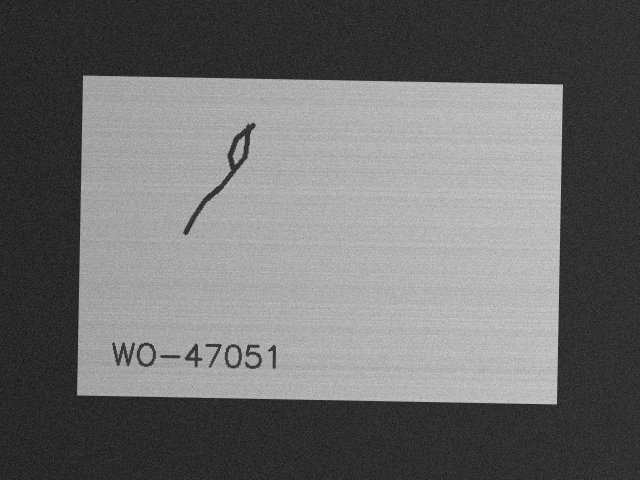
#> input picture data/images/crack_01.png, 640 x 480 px
$ python -i inspect.py   (imports and definitions only)
#> lines starting #> are read from the running program, lines starting #| are printed output that depends on the picture; after the words box and inside, x2 and y2 are one past the last pixel; in counts of white or black regions, pixels touching at a corner belong together
"""Classical defect classification and ID reading for one part photo."""

import re
from dataclasses import asdict, dataclass

import cv2
import numpy as np
import pytesseract

from app.vision import spec

# A line defect must be at least this long to count.
MIN_LINE_LENGTH_PX = 30
# How far a line may spread sideways and still be a straight scratch; beyond it, a crack.
MAX_SCRATCH_SPREAD_PX = 8
# Brightness difference from the surrounding surface that counts as a mark.
MARK_THRESHOLD = 22


@dataclass
class VisionResult:
    defect_category: str
    confidence: float
    measurement: dict
    part_width_mm: float
    part_height_mm: float
    part_id: str | None
    ocr_text: str

    def to_dict(self) -> dict:
        return asdict(self)


def _order_corners(box: np.ndarray) -> np.ndarray:
    """Top-left, top-right, bottom-right, bottom-left."""
    total = box.sum(axis=1)
    difference = np.diff(box, axis=1).ravel()
    return np.array(
        [box[total.argmin()], box[difference.argmin()], box[total.argmax()], box[difference.argmax()]],
        dtype=np.float32,
    )


def find_part(gray: np.ndarray) -> np.ndarray:
    """Locate the part against the darker background and return it squared up."""
    blurred = cv2.GaussianBlur(gray, (5, 5), 0)
    _, mask = cv2.threshold(blurred, 0, 255, cv2.THRESH_BINARY + cv2.THRESH_OTSU)
    mask = cv2.morphologyEx(mask, cv2.MORPH_CLOSE, np.ones((9, 9), np.uint8))
    contours, _ = cv2.findContours(mask, cv2.RETR_EXTERNAL, cv2.CHAIN_APPROX_SIMPLE)
    if not contours:
        raise ValueError("no part found in the image")
    outline = max(contours, key=cv2.contourArea)
    # Too small is clutter; filling the frame means there was no background to separate from.
    if not 0.05 * gray.size < cv2.contourArea(outline) < 0.95 * gray.size:
        raise ValueError("no part found in the image")

    corners = _order_corners(cv2.boxPoints(cv2.minAreaRect(outline)))
    top_left, top_right, bottom_right, bottom_left = corners
    width = (np.linalg.norm(top_right - top_left) + np.linalg.norm(bottom_right - bottom_left)) / 2
    height = (np.linalg.norm(bottom_left - top_left) + np.linalg.norm(bottom_right - top_right)) / 2
    size = (round(width), round(height))
    target = np.array([[0, 0], [size[0] - 1, 0], [size[0] - 1, size[1] - 1], [0, size[1] - 1]], dtype=np.float32)
    return cv2.warpPerspective(gray, cv2.getPerspectiveTransform(corners, target), size)


def _id_zone(part: np.ndarray) -> tuple[int, int, int, int]:
    height, width = part.shape
    left, top, right, bottom = spec.ID_ZONE
    return int(left * width), int(top * height), int(right * width), int(bottom * height)


def find_line_defect(part: np.ndarray) -> tuple[float, float] | None:
    """Return (length, sideways spread) in pixels of the longest mark on the surface."""
    smooth = cv2.GaussianBlur(part, (3, 3), 0)
    surface = cv2.medianBlur(smooth, 31)
    marks = (cv2.absdiff(smooth, surface) > MARK_THRESHOLD).astype(np.uint8)

    left, top, right, bottom = _id_zone(part)
    marks[top:bottom, left:right] = 0
    border = 8
    marks[:border], marks[-border:], marks[:, :border], marks[:, -border:] = 0, 0, 0, 0

    marks = cv2.morphologyEx(marks, cv2.MORPH_CLOSE, np.ones((5, 5), np.uint8))
    contours, _ = cv2.findContours(marks, cv2.RETR_EXTERNAL, cv2.CHAIN_APPROX_SIMPLE)

    longest = None
    for contour in contours:
        if cv2.contourArea(contour) < 25:
            continue
        sides = cv2.minAreaRect(contour)[1]
        if max(sides) >= MIN_LINE_LENGTH_PX and (longest is None or max(sides) > longest[0]):
            longest = (max(sides), min(sides))
    return longest


def _confidence(margin: float) -> float:
    """Heuristic: 0.5 at a decision threshold, rising to 1.0 one threshold-width away."""
    return round(0.5 + 0.5 * min(1.0, max(0.0, margin)), 2)


def classify(part: np.ndarray) -> tuple[str, float, dict]:
    width_off = part.shape[1] / spec.PX_PER_MM - spec.NOMINAL_WIDTH_MM
    height_off = part.shape[0] / spec.PX_PER_MM - spec.NOMINAL_HEIGHT_MM
    worst = width_off if abs(width_off) >= abs(height_off) else height_off
    deviation_mm = abs(worst)

    line = find_line_defect(part)
    if line is not None:
        length_px, spread_px = line
        measurement = {"name": "length_mm", "value": round(length_px / spec.PX_PER_MM, 2)}
        margin = abs(spread_px - MAX_SCRATCH_SPREAD_PX) / MAX_SCRATCH_SPREAD_PX
        category = "surface_scratch" if spread_px <= MAX_SCRATCH_SPREAD_PX else "crack"
        return category, _confidence(margin), measurement

    measurement = {
        "name": "deviation_mm",
        "value": round(deviation_mm, 2),
        "direction": "oversize" if worst > 0 else "undersize",
    }
    margin = abs(deviation_mm - spec.MEASUREMENT_PRECISION_MM) / spec.MEASUREMENT_PRECISION_MM
    category = "dimensional_deviation" if deviation_mm > spec.MEASUREMENT_PRECISION_MM else "no_defect"
    return category, _confidence(margin), measurement


def read_id(part: np.ndarray) -> tuple[str | None, str]:
    """Return (validated ID or None, raw text read)."""
    left, top, right, bottom = _id_zone(part)
    zone = cv2.resize(part[top:bottom, left:right], None, fx=2, fy=2, interpolation=cv2.INTER_CUBIC)
    zone = cv2.GaussianBlur(zone, (5, 5), 0)
    _, binary = cv2.threshold(zone, 0, 255, cv2.THRESH_BINARY + cv2.THRESH_OTSU)
    text = pytesseract.image_to_string(binary, config=f"--psm 7 -c tessedit_char_whitelist={spec.ID_ALPHABET}").strip()
    # The whole text must be an ID: a partial match inside a longer misread is not accepted.
    candidate = text.replace(" ", "")
    return (candidate if re.fullmatch(spec.ID_PATTERN, candidate) else None), text


def inspect_image(image_bytes: bytes) -> VisionResult:
    gray = cv2.imdecode(np.frombuffer(image_bytes, np.uint8), cv2.IMREAD_GRAYSCALE)
    if gray is None:
        raise ValueError("the file is not a readable image")
    return inspect_array(gray)


def inspect_array(gray: np.ndarray) -> VisionResult:
    part = find_part(gray)
    category, confidence, measurement = classify(part)
    part_id, ocr_text = read_id(part)
    return VisionResult(
        defect_category=category,
        confidence=confidence,
        measurement=measurement,
        part_width_mm=round(part.shape[1] / spec.PX_PER_MM, 2),
        part_height_mm=round(part.shape[0] / spec.PX_PER_MM, 2),
        part_id=part_id,
        ocr_text=ocr_text,
    )

>>> import cv2
>>> picture = cv2.imread('../../data/images/crack_01.png', cv2.IMREAD_GRAYSCALE)
#> picture is the input picture: shape (480, 640); min 16, max 216, mean 108.8
>>> result = inspect_array(picture)
#> in find_part, `_, mask = cv2.threshold(blurred, 0, 255, cv2.THRESH_BINARY + cv2.THRES..`:
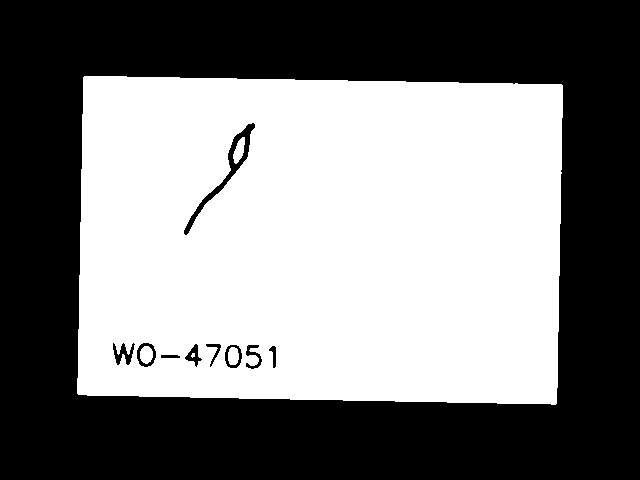
#> mask: shape (480, 640); 49.4% white; 5 white regions (1 under 20 px), largest, box (x1, y1, x2, y2) and area: (77, 76, 563, 405) 151049, (233, 137, 245, 164) 194, (140, 346, 153, 364) 185, (228, 347, 239, 365) 167
#> in find_part, `mask = cv2.morphologyEx(mask, cv2.MORPH_CLOSE, np.ones((9, 9), np.uint..`:
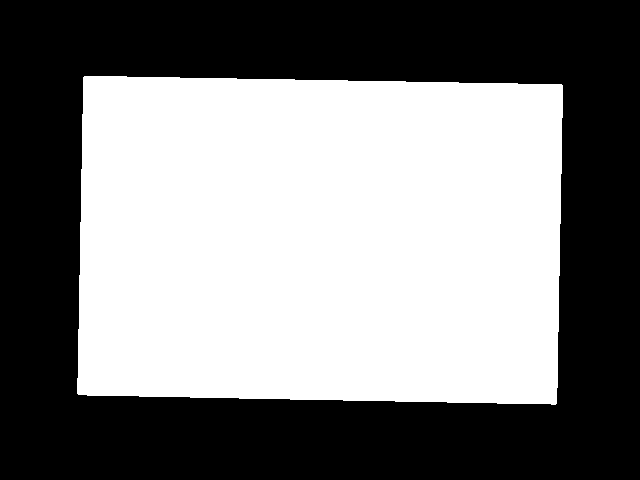
#> mask: shape (480, 640); 50% white; 1 white region
#> in find_part, `contours, _ = cv2.findContours(mask, cv2.RETR_EXTERNAL, cv2.CHAIN_APPR..`: contours = 1 contour; box (x1, y1, x2, y2) and area: (77, 76, 563, 405) 152802
#> in find_part, `outline = max(contours, key=cv2.contourArea)`: outline = contour of 68 points, box (x1, y1, x2, y2) (77, 76, 563, 405), area 152802
#> in _order_corners, `total = box.sum(axis=1)`: total = [960.8, 471.8, 157.5, 646.5]
#> in _order_corners, `difference = np.diff(box, axis=1).ravel()`: difference = [-152.6, 318.5, -7.78, -478.8]
#> in find_part, `corners = _order_corners(cv2.boxPoints(cv2.minAreaRect(outline)))`: corners = [[82.67, 74.88], [562.7, 83.85], [556.7, 404.1], [76.68, 395.1]]
#> in find_part, `top_left, top_right, bottom_right, bottom_left = corners`: top_left = [82.67, 74.88]; top_right = [562.7, 83.85]; bottom_right = [556.7, 404.1]; bottom_left = [76.68, 395.1]
#> in find_part, `width = (np.linalg.norm(top_right - top_left) + np.linalg.norm(bottom_..`: width = 480.1
#> in find_part, `height = (np.linalg.norm(bottom_left - top_left) + np.linalg.norm(bott..`: height = 320.3
#> in find_part, `size = (round(width), round(height))`: size = (480, 320)
#> in find_part, `target = np.array([[0, 0], [size[0] - 1, 0], [size[0] - 1, size[1] - 1..`: target = [[0, 0], [479, 0], [479, 319], [0, 319]]
#> in find_line_defect, `surface = cv2.medianBlur(smooth, 31)`:
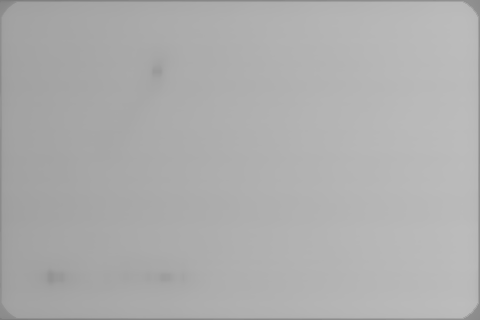
#> surface: shape (320, 480); min 124, max 188, mean 173.5
#> in find_line_defect, `marks = (cv2.absdiff(smooth, surface) > MARK_THRESHOLD).astype(np.uint8)`:
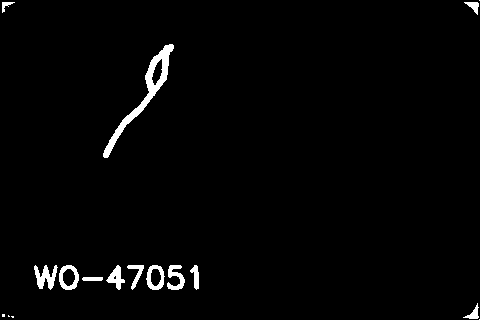
#> marks: shape (320, 480); values 0 (black) and 1 (white), 2% white; 17 white regions (5 under 20 px), largest, box (x1, y1, x2, y2) and area: (103, 44, 174, 158) 1145, (34, 265, 58, 290) 319, (59, 265, 79, 290) 251
#> in find_line_defect, `left, top, right, bottom = _id_zone(part)`: left = 19; top = 236; right = 240; bottom = 307
#> in find_line_defect, `marks[:border], marks[-border:], marks[:, :border], marks[:, -border:]..`:
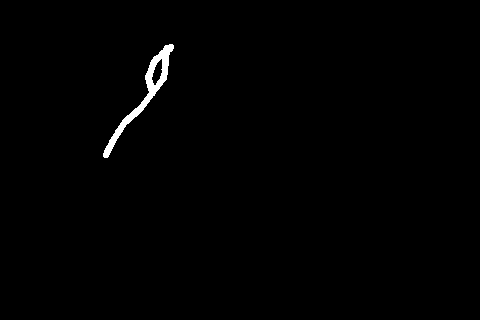
#> marks: shape (320, 480); values 0 (black) and 1 (white), 0.75% white; 1 white region, box (x1, y1, x2, y2) and area: (103, 44, 174, 158) 1145
#> in find_line_defect, `marks = cv2.morphologyEx(marks, cv2.MORPH_CLOSE, np.ones((5, 5), np.ui..`: marks: shape (320, 480); values 0 (black) and 1 (white), 0.76% white; 1 white region
#> in find_line_defect, `contours, _ = cv2.findContours(marks, cv2.RETR_EXTERNAL, cv2.CHAIN_APP..`: contours = 1 contour; box (x1, y1, x2, y2) and area: (103, 44, 174, 158) 1171
#> the loop in find_line_defect, `for contour in contours:` made 1 pass
#> longest on pass 1: (131.7, 22.11)
#> in classify, `line = find_line_defect(part)`: line = (131.7, 22.11)
#> in classify, `length_px, spread_px = line`: length_px = 131.7; spread_px = 22.11
#> in classify, `measurement = {"name": "length_mm", "value": round(length_px / spec.PX..`: measurement = {'name': 'length_mm', 'value': 32.91}
#> in classify, `margin = abs(spread_px - MAX_SCRATCH_SPREAD_PX) / MAX_SCRATCH_SPREAD_PX`: margin = 1.76
#> in classify, `category = "surface_scratch" if spread_px <= MAX_SCRATCH_SPREAD_PX els..`: category = 'crack'
#> in inspect_array, `category, confidence, measurement = classify(part)`: confidence = 1; measurement = {'name': 'length_mm', 'value': 32.91}
#> in read_id, `left, top, right, bottom = _id_zone(part)`: left = 19; top = 236; right = 240; bottom = 307
#> in read_id, `zone = cv2.resize(part[top:bottom, left:right], None, fx=2, fy=2, inte..`:
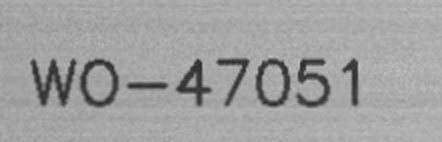
#> zone: shape (142, 442); min 39, max 196, mean 160.4
#> in read_id, `_, binary = cv2.threshold(zone, 0, 255, cv2.THRESH_BINARY + cv2.THRESH..`:
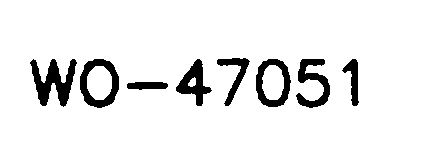
#> binary: shape (142, 442); 91.6% white; 8 black regions, largest, box (x1, y1, x2, y2) and area: (30, 59, 77, 107) 1098, (80, 59, 119, 108) 844, (296, 59, 330, 108) 757
#> (the run stopped early here; a loop or call above may not have finished)

$ run again, on data/images/crack_02.png
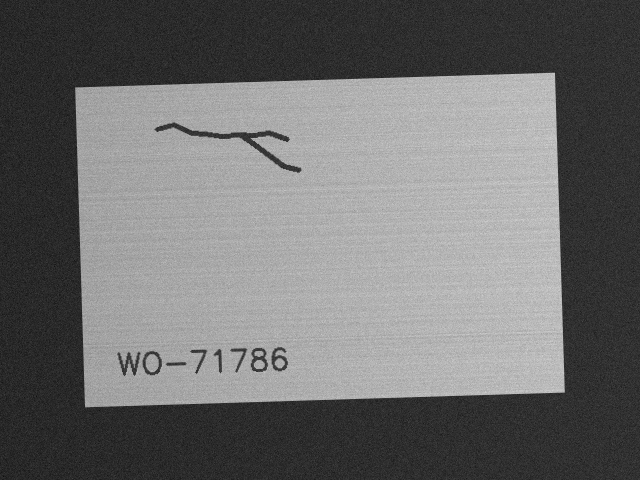
#> input picture data/images/crack_02.png, 640 x 480 px
#> picture is the input picture: shape (480, 640); min 13, max 212, mean 108.6
#> in find_part, `mask = cv2.morphologyEx(mask, cv2.MORPH_CLOSE, np.ones((9, 9), np.uint..`:
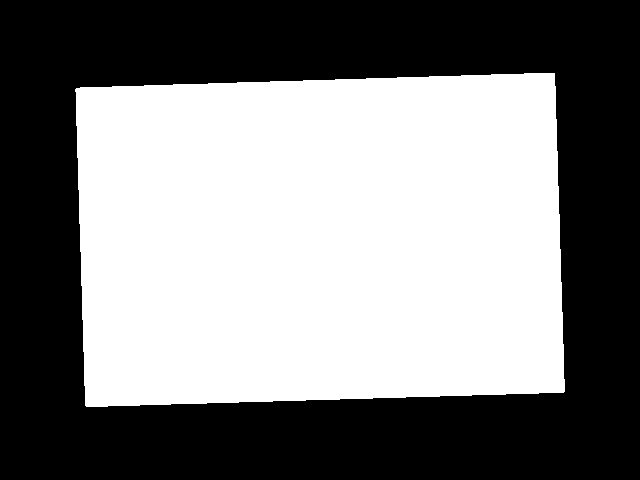
#> mask: shape (480, 640); 50% white; 1 white region
#> in find_part, `contours, _ = cv2.findContours(mask, cv2.RETR_EXTERNAL, cv2.CHAIN_APPR..`: contours = 1 contour; box (x1, y1, x2, y2) and area: (75, 73, 565, 407) 152789
#> outline = contour of 105 points, box (x1, y1, x2, y2) (75, 73, 565, 407), area 152789
#> total = [491.6, 161.6, 626.7, 956.7]
#> difference = [322.3, 12, -482.6, -172.3]
#> corners = [[74.81, 86.81], [554.6, 72.04], [564.5, 392.2], [84.66, 406.9]]
#> top_left = [74.81, 86.81]; top_right = [554.6, 72.04]; bottom_right = [564.5, 392.2]; bottom_left = [84.66, 406.9]
#> in find_part, `width = (np.linalg.norm(top_right - top_left) + np.linalg.norm(bottom_..`: width = 480
#> in find_part, `height = (np.linalg.norm(bottom_left - top_left) + np.linalg.norm(bott..`: height = 320.3
#> size = (480, 320)
#> target = [[0, 0], [479, 0], [479, 319], [0, 319]]
#> in find_line_defect, `left, top, right, bottom = _id_zone(part)`: left = 19; top = 236; right = 240; bottom = 307
#> in find_line_defect, `contours, _ = cv2.findContours(marks, cv2.RETR_EXTERNAL, cv2.CHAIN_APP..`: contours = 1 contour; box (x1, y1, x2, y2) and area: (78, 38, 224, 93) 1120
#> the loop in find_line_defect, `for contour in contours:` made 1 pass
#> (sides, longest) on pass 1: ((33.66, 152.1), (152.1, 33.66))
#> line = (152.1, 33.66)
#> length_px = 152.1; spread_px = 33.66
#> in classify, `measurement = {"name": "length_mm", "value": round(length_px / spec.PX..`: measurement = {'name': 'length_mm', 'value': 38.03}
#> margin = 3.21
#> in classify, `category = "surface_scratch" if spread_px <= MAX_SCRATCH_SPREAD_PX els..`: category = 'crack'
#> in inspect_array, `category, confidence, measurement = classify(part)`: confidence = 1; measurement = {'name': 'length_mm', 'value': 38.03}
#> in read_id, `left, top, right, bottom = _id_zone(part)`: left = 19; top = 236; right = 240; bottom = 307
#> in read_id, `_, binary = cv2.threshold(zone, 0, 255, cv2.THRESH_BINARY + cv2.THRESH..`:
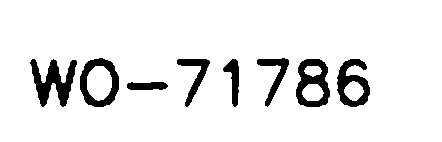
#> binary: shape (142, 442); 91.6% white; 8 black regions, largest, box (x1, y1, x2, y2) and area: (30, 59, 77, 107) 1094, (296, 59, 330, 107) 902, (80, 58, 119, 107) 841

$ run again, on data/images/crack_03.png
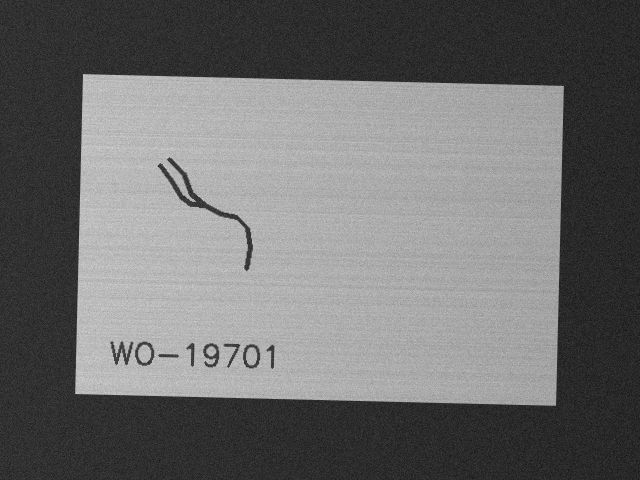
#> input picture data/images/crack_03.png, 640 x 480 px
#> picture is the input picture: shape (480, 640); min 17, max 213, mean 108.9
#> in find_part, `mask = cv2.morphologyEx(mask, cv2.MORPH_CLOSE, np.ones((9, 9), np.uint..`:
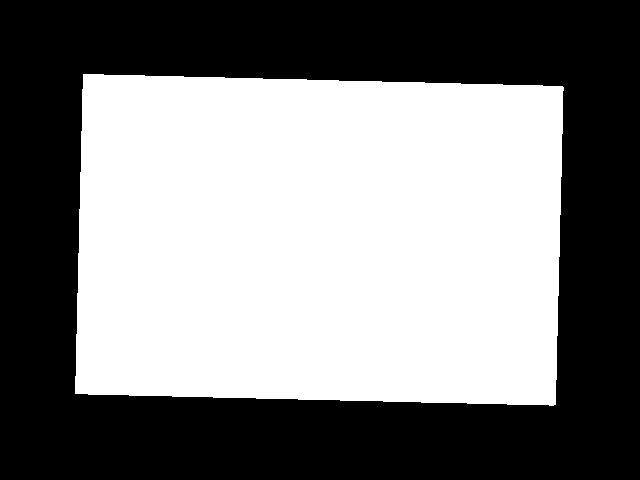
#> mask: shape (480, 640); 50.1% white; 1 black region
#> in find_part, `contours, _ = cv2.findContours(mask, cv2.RETR_EXTERNAL, cv2.CHAIN_APPR..`: contours = 1 contour; box (x1, y1, x2, y2) and area: (75, 74, 564, 406) 153109
#> outline = contour of 87 points, box (x1, y1, x2, y2) (75, 74, 564, 406), area 153109
#> total = [960.8, 468.2, 155.8, 648.4]
#> difference = [-150, 319.2, -8.81, -478]
#> corners = [[82.3, 73.5], [563.2, 85.22], [555.4, 405.4], [74.5, 393.7]]
#> top_left = [82.3, 73.5]; top_right = [563.2, 85.22]; bottom_right = [555.4, 405.4]; bottom_left = [74.5, 393.7]
#> in find_part, `width = (np.linalg.norm(top_right - top_left) + np.linalg.norm(bottom_..`: width = 481.1
#> in find_part, `height = (np.linalg.norm(bottom_left - top_left) + np.linalg.norm(bott..`: height = 320.3
#> size = (481, 320)
#> target = [[0, 0], [480, 0], [480, 319], [0, 319]]
#> in find_line_defect, `left, top, right, bottom = _id_zone(part)`: left = 19; top = 236; right = 240; bottom = 307
#> in find_line_defect, `contours, _ = cv2.findContours(marks, cv2.RETR_EXTERNAL, cv2.CHAIN_APP..`: contours = 1 contour; box (x1, y1, x2, y2) and area: (77, 81, 175, 193) 1450
#> the loop in find_line_defect, `for contour in contours:` made 1 pass
#> (sides, longest) on pass 1: ((32.13, 138), (138, 32.13))
#> line = (138, 32.13)
#> length_px = 138; spread_px = 32.13
#> in classify, `measurement = {"name": "length_mm", "value": round(length_px / spec.PX..`: measurement = {'name': 'length_mm', 'value': 34.51}
#> margin = 3.02
#> in classify, `category = "surface_scratch" if spread_px <= MAX_SCRATCH_SPREAD_PX els..`: category = 'crack'
#> in inspect_array, `category, confidence, measurement = classify(part)`: confidence = 1; measurement = {'name': 'length_mm', 'value': 34.51}
#> in read_id, `left, top, right, bottom = _id_zone(part)`: left = 19; top = 236; right = 240; bottom = 307
#> in read_id, `_, binary = cv2.threshold(zone, 0, 255, cv2.THRESH_BINARY + cv2.THRESH..`:
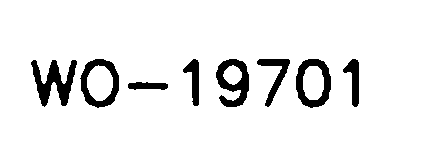
#> binary: shape (142, 442); 92.1% white; 8 black regions, largest, box (x1, y1, x2, y2) and area: (31, 60, 77, 107) 1012, (216, 59, 249, 107) 845, (296, 59, 331, 108) 804
